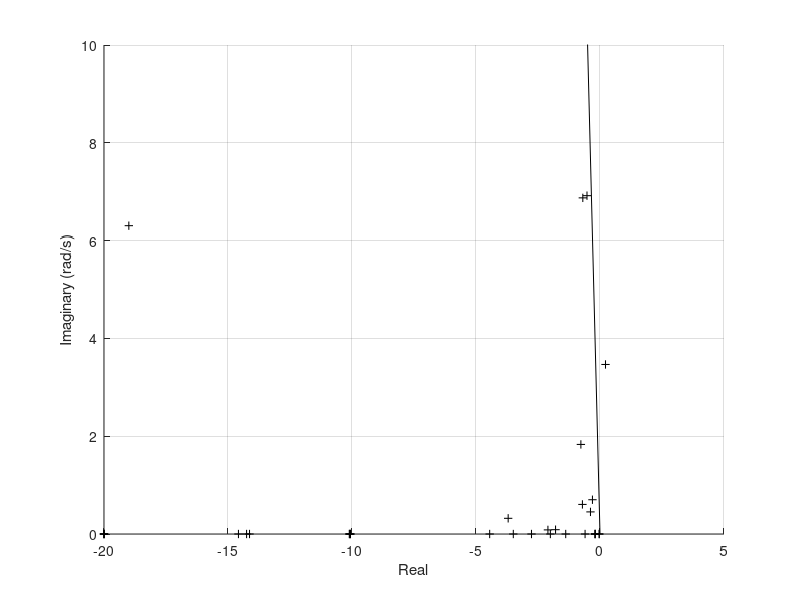

The MATLAB source for this figure: (Note: this script raises an error after producing the figure.)
%% fig 10.38

clear all; close all; clc;
load('d2aphvdcss.mat');

fig38_name = './dat/ch10_fig38.dat';

fig38 = figure;
ax381 = subplot(1,1,1,'parent',fig38);
hold(ax381,'on');
grid(ax381,'on');

eig_track = eig(a_mat);

plot(ax381,[0,-5],[0,5*tan(acos(0.05))],'k');
%plot(ax381,real(eig_track),imag(eig_track),'bd','markerFaceColor','b','markerSize',3.5);
plot(ax381,real(eig_track(:,1)),imag(eig_track(:,1)),'k+','lineWidth',0.75);
axis(ax381,[-20,5,0,10]);

ylabel(ax381,'Imaginary (rad/s)');
xlabel(ax381,'Real');

% exporting data file
rl_vec = reshape(eig_track,[1,numel(eig_track)]);

H38 = {'k','mag','ang','re','im'};
M38 = [1:1:length(rl_vec); abs(rl_vec); (180/pi)*angle(rl_vec); real(rl_vec); imag(rl_vec)];

fid38 = fopen(fig38_name,'w');
fprintf(fid38,'%s,%s,%s,%s,%s\n',H38{:});    % must match number of columns
fprintf(fid38,'%6e,%6e,%6e,%6e,%6e\n',M38);  % must match number of columns
fclose(fid38);

% eof
